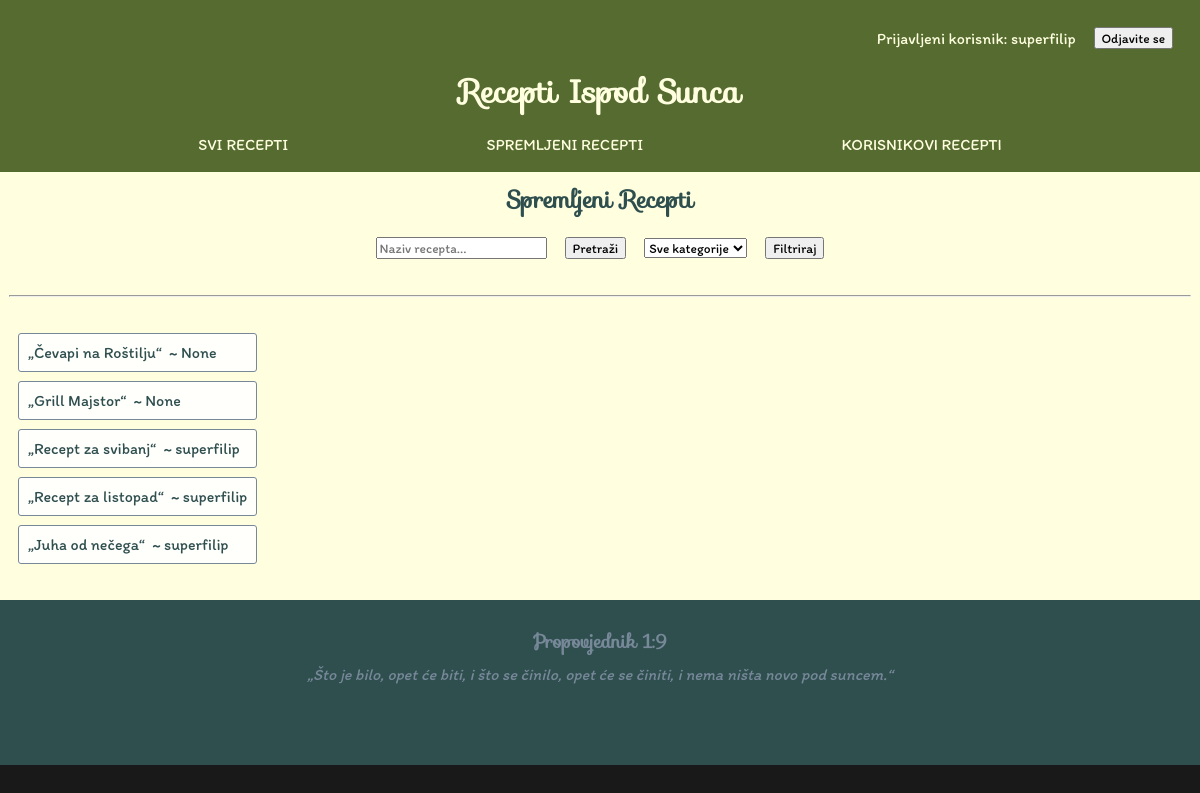
Page /main/saved_recipes (signed in) on the committed database.
### main/models.py (models this page shows, shortened)
class Recipe(models.Model):
    name = models.CharField(max_length=64, unique=True)
    author = models.ForeignKey(User, on_delete=models.SET_NULL, null=True, blank=True)
    CATEGORIES = (
        ('food', 'Hrana'),
        ('drink', 'Piće'),
        ('medicine', 'Lijek'),
    )
    category = models.CharField(max_length=8, choices=CATEGORIES, default='food')
    equipment = models.TextField(default="")
    ingredients = models.TextField(default="")
    time_needed = models.IntegerField(default=1, validators=[MinValueValidator(1)])
    TIME_UNITS = (
        ('min', 'min'),
        ('ura', 'h'),
        ('dan', 'dan'),
    )
    time_measurement_unit = models.CharField(max_length=8, choices=TIME_UNITS, default='min')
    preperation = models.TextField(default="")

### main/views.py (the view)
# urls.py: path('saved_recipes', views.saved_recipes, name='saved_recipes'),
def saved_recipes(request):
    saved_recipes = Recipe.objects.all() # DODATI OGRANIČENJE!!!
    search_query = request.GET.get('search_query', '')
    category = request.GET.get('category', '')  # Get the category parameter from the URL query string
    filtered_recipes = saved_recipes
    if search_query:
        filtered_recipes = filtered_recipes.filter(name__icontains=search_query)
    if category:  # If category parameter is provided, filter by category
        filtered_recipes = filtered_recipes.filter(category=category)
    context = {
        'filtered_recipes': filtered_recipes
    }
    return render(request, 'main/saved_recipes.html', context)

### templates/main/saved_recipes.html (shortened to what this page needs)
{% extends "base_generic.html" %}
{% block content %}
    <h2>Spremljeni Recepti</h2>
    <form method="GET" class="form-group">
        <input type="text" name="search_query" placeholder="Naziv recepta...">
        <button type="submit">Pretraži</button>
        <select name="category">
            <option value="">Sve kategorije</option>
        </select>
        <button type="submit">Filtriraj</button>
    </form>
    <hr>
    <div class="recipe-list">
        <ul>
            {% for recipe in filtered_recipes %}
                <li><a href="{% url 'main:recipe' recipe_id=recipe.id %}" class="non-btn">„{{ recipe.name }}“</a>&nbsp; ~ {{ recipe.author }}</li>
            {% endfor %}
        </ul>
    </div>
{% endblock %}

### templates/base_generic.html (shortened to what this page needs)
{% load static %}
<!DOCTYPE html>
<html lang="en">
<head>
    <link rel="stylesheet" href="{% static 'css/styles.css' %}?v=1">
</head>
<body>
    <header>
        <div id="authentification">
            {% if user.is_authenticated %}
            <p>Prijavljeni korisnik:&nbsp;</p>
            <p>{{ user.username }}</p>
            <form action="{% url 'logout' %}" method="post">
                <input type="submit" value="Odjavite se">
            </form>
            {% endif %}
        </div>
        <h1>Recepti Ispod Sunca</h1>
            <nav>
                <ul>
                    <li><a href="/main/all_recipes">Svi Recepti</a></li>
                    <li><a href="/main/saved_recipes">Spremljeni Recepti</a></li>
                    <li><a href="/main/user_recipes">Korisnikovi Recepti</a></li>
                </ul>
            </nav>
    </header>
    <main>
        <div class="content">
            {% block content %}
            {% endblock %}
        </div>
    </main>
    <footer>
        <h3>Propovjednik 1:9</h3>
        <p><i>„Što je bilo, opet će biti, i što se činilo, opet će se činiti, i nema ništa novo pod suncem.“</i></p>
    </footer>
</body>
</html>

### static/css/styles.css (style rules this page uses)
:root { --color-primary-dark: DarkSlateGray; --color-primary-light: LightYellow; --color-secondary-dark: DarkOliveGreen;; --color-secondary-light: LightSlateGray; --extra-light-slate-gray: rgba(166, 216, 232, 0.5); --color-shadow: rgba(0, 0, 0, 0.9); --color-light: rgba(255, 255, 255, 0.9); --time-blink: 0.3s; --space-detail: 1px; --space-extra-small: 3px; --space-small: 9px; --space-medium: 27px; --space-large: 81PX; }
* { box-sizing: border-box; }
h1, h2, h3, h4, h5, h6 { font-family: 'CustomFont1'; text-align: center; margin: 0 0 var(--space-small); }
p { display: flex; justify-content: center; align-items: center; margin: 0; }
input, select, textarea, button { font-family: 'CustomFont2'; margin: var(--space-small); }
ul { list-style: none; margin: 0; padding-inline-start: 0; }
a { color: inherit; text-decoration: none; display: flex; justify-content: center; align-items: center; }
hr { margin: var(--space-medium) 0; border-width: var(--space-detail); }
form, button { display: flex; justify-content: center; align-items: center; margin: var(--space-small); flex-wrap: wrap; }
.form-group { margin: 0; display: flex; flex-wrap: wrap; justify-content: center; align-items: center; margin: var(--space-detail); }
html { color: var(--color-light); background-color: var(--color-shadow); }
body { font-family: 'CustomFont2'; color: var(--color-primary-dark); background-color: var(--color-primary-light); text-align: left; margin: 0; }
header { color: var(--color-primary-light); background-color: var(--color-secondary-dark); padding: var(--space-small); }
#authentification { display: flex; flex-wrap: wrap; justify-content: flex-end; text-wrap: nowrap; }
nav ul { display: flex; flex-wrap: wrap; justify-content: space-evenly; }
nav li { display: flex; justify-content: center; align-items: center; }
nav ul li a { padding: var(--space-small); text-wrap: nowrap; border-radius: var(--space-detail); transition: background-color var(--time-blink) ease, color var(--time-blink) ease; text-transform: uppercase; }
main { color: inherit; background-color: inherit; padding: var(--space-small) var(--space-small) var(--space-medium); overflow-y: hidden; word-break: break-all; }
.recipe-list { display: flex; }
.recipe-list li { display: flex; flex-direction: row; flex-wrap: wrap; margin: var(--space-small); padding: var(--space-small); background-color: var(--color-light); border: var(--space-detail) solid var(--color-secondary-light); border-radius: var(--space-extra-small); }
footer { color: var(--color-secondary-light); background-color: var(--color-primary-dark); text-align: center; padding: var(--space-medium) var(--space-small) var(--space-large); display: block; }

### rows in the picture
Recipe: name "Čevapi na Roštilju", author "None"
Recipe: name "Grill Majstor", author "None"
Recipe: name "Recept za svibanj", author "superfilip"
Recipe: name "Recept za listopad", author "superfilip"
Recipe: name "Juha od nečega", author "superfilip"

### other values in the picture
{{ user.username }} "superfilip"
